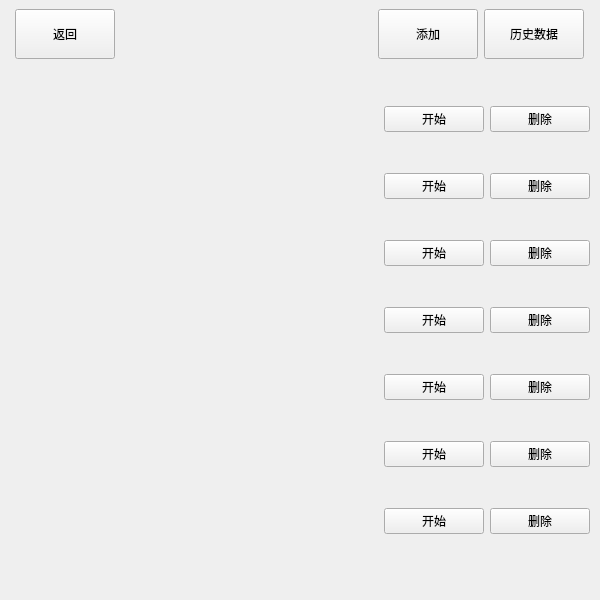
<?xml version="1.0" encoding="UTF-8"?>
<ui version="4.0">
 <class>MyConcentrationMainWindow</class>
 <widget class="QMainWindow" name="MyConcentrationMainWindow">
  <property name="geometry">
   <rect>
    <x>0</x>
    <y>0</y>
    <width>600</width>
    <height>600</height>
   </rect>
  </property>
  <property name="minimumSize">
   <size>
    <width>600</width>
    <height>600</height>
   </size>
  </property>
  <property name="maximumSize">
   <size>
    <width>600</width>
    <height>600</height>
   </size>
  </property>
  <property name="windowTitle">
   <string>MyConcentrationMainWindow</string>
  </property>
  <widget class="QWidget" name="centralWidget">
   <widget class="QWidget" name="gridLayoutWidget">
    <property name="geometry">
     <rect>
      <x>4</x>
      <y>-16</y>
      <width>591</width>
      <height>101</height>
     </rect>
    </property>
    <layout class="QGridLayout" name="gridLayout_3">
     <item row="0" column="0">
      <widget class="QPushButton" name="mainWindow_returnBtn">
       <property name="minimumSize">
        <size>
         <width>100</width>
         <height>50</height>
        </size>
       </property>
       <property name="maximumSize">
        <size>
         <width>100</width>
         <height>50</height>
        </size>
       </property>
       <property name="text">
        <string>返回</string>
       </property>
      </widget>
     </item>
     <item row="0" column="2">
      <widget class="QPushButton" name="mainWindow_addNewBtn">
       <property name="minimumSize">
        <size>
         <width>100</width>
         <height>50</height>
        </size>
       </property>
       <property name="maximumSize">
        <size>
         <width>100</width>
         <height>50</height>
        </size>
       </property>
       <property name="text">
        <string>添加</string>
       </property>
      </widget>
     </item>
     <item row="0" column="3">
      <widget class="QPushButton" name="mainWindow_historyBtn">
       <property name="minimumSize">
        <size>
         <width>100</width>
         <height>50</height>
        </size>
       </property>
       <property name="maximumSize">
        <size>
         <width>100</width>
         <height>50</height>
        </size>
       </property>
       <property name="text">
        <string>历史数据</string>
       </property>
      </widget>
     </item>
     <item row="0" column="1">
      <spacer name="horizontalSpacer">
       <property name="orientation">
        <enum>Qt::Horizontal</enum>
       </property>
       <property name="sizeHint" stdset="0">
        <size>
         <width>40</width>
         <height>20</height>
        </size>
       </property>
      </spacer>
     </item>
    </layout>
   </widget>
   <widget class="QWidget" name="">
    <property name="geometry">
     <rect>
      <x>10</x>
      <y>60</y>
      <width>591</width>
      <height>521</height>
     </rect>
    </property>
    <layout class="QGridLayout" name="gridLayout">
     <item row="2" column="1">
      <widget class="QPushButton" name="labelStart_3">
       <property name="minimumSize">
        <size>
         <width>100</width>
         <height>0</height>
        </size>
       </property>
       <property name="maximumSize">
        <size>
         <width>100</width>
         <height>16777215</height>
        </size>
       </property>
       <property name="text">
        <string>开始</string>
       </property>
      </widget>
     </item>
     <item row="1" column="2">
      <widget class="QPushButton" name="labelDelete_2">
       <property name="minimumSize">
        <size>
         <width>100</width>
         <height>0</height>
        </size>
       </property>
       <property name="maximumSize">
        <size>
         <width>100</width>
         <height>16777215</height>
        </size>
       </property>
       <property name="text">
        <string>删除</string>
       </property>
      </widget>
     </item>
     <item row="0" column="1">
      <widget class="QPushButton" name="labelStart_1">
       <property name="minimumSize">
        <size>
         <width>100</width>
         <height>0</height>
        </size>
       </property>
       <property name="maximumSize">
        <size>
         <width>100</width>
         <height>16777215</height>
        </size>
       </property>
       <property name="text">
        <string>开始</string>
       </property>
      </widget>
     </item>
     <item row="3" column="2">
      <widget class="QPushButton" name="labelDelete_4">
       <property name="minimumSize">
        <size>
         <width>100</width>
         <height>0</height>
        </size>
       </property>
       <property name="maximumSize">
        <size>
         <width>100</width>
         <height>16777215</height>
        </size>
       </property>
       <property name="text">
        <string>删除</string>
       </property>
      </widget>
     </item>
     <item row="5" column="1">
      <widget class="QPushButton" name="labelStart_6">
       <property name="minimumSize">
        <size>
         <width>100</width>
         <height>0</height>
        </size>
       </property>
       <property name="maximumSize">
        <size>
         <width>100</width>
         <height>16777215</height>
        </size>
       </property>
       <property name="text">
        <string>开始</string>
       </property>
      </widget>
     </item>
     <item row="1" column="1">
      <widget class="QPushButton" name="labelStart_2">
       <property name="minimumSize">
        <size>
         <width>100</width>
         <height>0</height>
        </size>
       </property>
       <property name="maximumSize">
        <size>
         <width>100</width>
         <height>16777215</height>
        </size>
       </property>
       <property name="text">
        <string>开始</string>
       </property>
      </widget>
     </item>
     <item row="0" column="0">
      <widget class="QLabel" name="taskLabel_1">
       <property name="text">
        <string/>
       </property>
      </widget>
     </item>
     <item row="3" column="0">
      <widget class="QLabel" name="taskLabel_4">
       <property name="text">
        <string/>
       </property>
      </widget>
     </item>
     <item row="3" column="1">
      <widget class="QPushButton" name="labelStart_4">
       <property name="minimumSize">
        <size>
         <width>100</width>
         <height>0</height>
        </size>
       </property>
       <property name="maximumSize">
        <size>
         <width>100</width>
         <height>16777215</height>
        </size>
       </property>
       <property name="text">
        <string>开始</string>
       </property>
      </widget>
     </item>
     <item row="2" column="2">
      <widget class="QPushButton" name="labelDelete_3">
       <property name="minimumSize">
        <size>
         <width>100</width>
         <height>0</height>
        </size>
       </property>
       <property name="maximumSize">
        <size>
         <width>100</width>
         <height>16777215</height>
        </size>
       </property>
       <property name="text">
        <string>删除</string>
       </property>
      </widget>
     </item>
     <item row="0" column="2">
      <widget class="QPushButton" name="labelDelete_1">
       <property name="minimumSize">
        <size>
         <width>100</width>
         <height>0</height>
        </size>
       </property>
       <property name="maximumSize">
        <size>
         <width>100</width>
         <height>16777215</height>
        </size>
       </property>
       <property name="text">
        <string>删除</string>
       </property>
      </widget>
     </item>
     <item row="5" column="2">
      <widget class="QPushButton" name="labelDelete_6">
       <property name="minimumSize">
        <size>
         <width>100</width>
         <height>0</height>
        </size>
       </property>
       <property name="maximumSize">
        <size>
         <width>100</width>
         <height>16777215</height>
        </size>
       </property>
       <property name="text">
        <string>删除</string>
       </property>
      </widget>
     </item>
     <item row="6" column="0">
      <widget class="QLabel" name="taskLabel_7">
       <property name="text">
        <string/>
       </property>
      </widget>
     </item>
     <item row="4" column="2">
      <widget class="QPushButton" name="labelDelete_5">
       <property name="minimumSize">
        <size>
         <width>100</width>
         <height>0</height>
        </size>
       </property>
       <property name="maximumSize">
        <size>
         <width>100</width>
         <height>16777215</height>
        </size>
       </property>
       <property name="text">
        <string>删除</string>
       </property>
      </widget>
     </item>
     <item row="1" column="0">
      <widget class="QLabel" name="taskLabel_2">
       <property name="text">
        <string/>
       </property>
      </widget>
     </item>
     <item row="2" column="0">
      <widget class="QLabel" name="taskLabel_3">
       <property name="text">
        <string/>
       </property>
      </widget>
     </item>
     <item row="4" column="1">
      <widget class="QPushButton" name="labelStart_5">
       <property name="minimumSize">
        <size>
         <width>100</width>
         <height>0</height>
        </size>
       </property>
       <property name="maximumSize">
        <size>
         <width>100</width>
         <height>16777215</height>
        </size>
       </property>
       <property name="text">
        <string>开始</string>
       </property>
      </widget>
     </item>
     <item row="5" column="0">
      <widget class="QLabel" name="taskLabel_6">
       <property name="text">
        <string/>
       </property>
      </widget>
     </item>
     <item row="4" column="0">
      <widget class="QLabel" name="taskLabel_5">
       <property name="text">
        <string/>
       </property>
      </widget>
     </item>
     <item row="6" column="1">
      <widget class="QPushButton" name="labelStart_7">
       <property name="minimumSize">
        <size>
         <width>100</width>
         <height>0</height>
        </size>
       </property>
       <property name="maximumSize">
        <size>
         <width>100</width>
         <height>16777215</height>
        </size>
       </property>
       <property name="text">
        <string>开始</string>
       </property>
      </widget>
     </item>
     <item row="6" column="2">
      <widget class="QPushButton" name="labelDelete_7">
       <property name="minimumSize">
        <size>
         <width>100</width>
         <height>0</height>
        </size>
       </property>
       <property name="maximumSize">
        <size>
         <width>100</width>
         <height>16777215</height>
        </size>
       </property>
       <property name="text">
        <string>删除</string>
       </property>
      </widget>
     </item>
    </layout>
   </widget>
  </widget>
  <action name="action_turnBack">
   <property name="text">
    <string>返回</string>
   </property>
  </action>
  <action name="action_addNew">
   <property name="text">
    <string>添加</string>
   </property>
  </action>
  <action name="action_other">
   <property name="text">
    <string>其他</string>
   </property>
  </action>
 </widget>
 <layoutdefault spacing="6" margin="11"/>
 <resources/>
 <connections/>
</ui>
